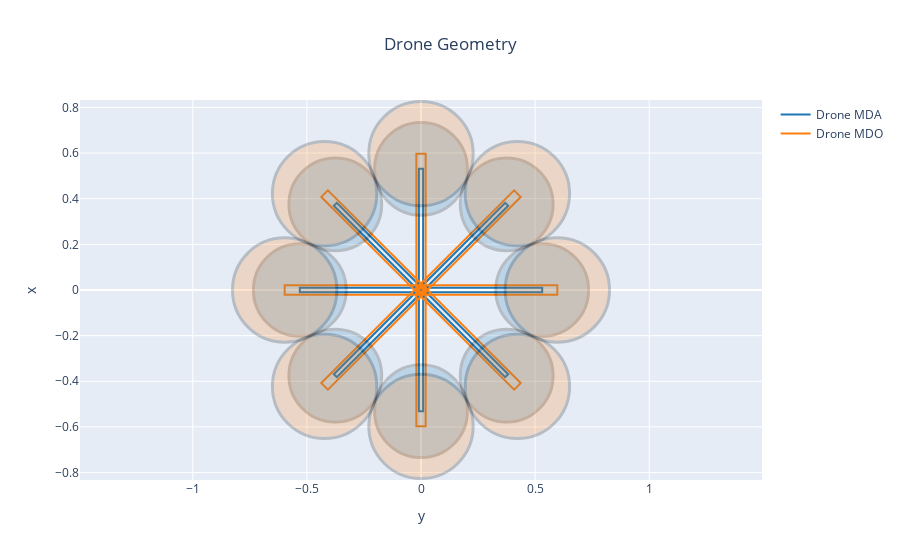

Notebook source saved alongside this figure:
### Code cell
import os.path as pth
from fastoad.io import VariableIO

DATA_FOLDER_PATH = '../data'
WORK_FOLDER_PATH = '../workdir'

MDA_OUTPUT_FILE = pth.join(WORK_FOLDER_PATH, 'problem_outputs_mda.xml')
MDO_OUTPUT_FILE = pth.join(WORK_FOLDER_PATH, 'problem_outputs_mdo.xml')

fig = drone_geometry_plot(MDA_OUTPUT_FILE, name='Drone MDA')
fig = drone_geometry_plot(MDO_OUTPUT_FILE, name='Drone MDO', fig=fig)
fig.show()

### Figure 1 — Plotly figure (JSON) as saved in the notebook; plotly's stock layout.template omitted (floating-point values rounded to 4 significant figures)
{"data": [{"line": {"color": "rgb(31, 119, 180)"}, "mode": "lines", "name": "Drone MDA", "type": "scatter", "uid": "a4a3aeb2-316f-4d2a-bc45-9d8fce1162a5", "x": [0.009384, 0.009384, -0.009384, -0.009384, 0.006635, -0.3688, -0.3821, -0.006635, 5.746e-19, -0.531, -0.531, -5.746e-19, -0.006635, -0.3821, -0.3688, 0.006635, -0.009384, -0.009384, 0.009384, 0.009384, -0.006635, 0.3688, 0.3821, 0.006635, -1.724e-18, 0.531, 0.531, 1.724e-18, 0.006635, 0.3821, 0.3688, -0.006635, 0.009384], "y": [0, 0.531, 0.531, 0, 0.006635, 0.3821, 0.3688, -0.006635, 0.009384, 0.009384, -0.009384, -0.009384, 0.006635, -0.3688, -0.3821, -0.006635, 1.149e-18, -0.531, -0.531, -1.149e-18, -0.006635, -0.3821, -0.3688, 0.006635, -0.009384, -0.009384, 0.009384, 0.009384, -0.006635, 0.3688, 0.3821, 0.006635, 0]}, {"line": {"color": "rgb(255, 127, 14)"}, "mode": "lines", "name": "Drone MDO", "type": "scatter", "uid": "8eaf5427-23ad-4260-b5e6-31ecda08182b", "x": [0.02042, 0.02042, -0.02042, -0.02042, 0.01444, -0.408, -0.4368, -0.01444, 1.251e-18, -0.5974, -0.5974, -1.251e-18, -0.01444, -0.4368, -0.408, 0.01444, -0.02042, -0.02042, 0.02042, 0.02042, -0.01444, 0.408, 0.4368, 0.01444, -3.752e-18, 0.5974, 0.5974, 3.752e-18, 0.01444, 0.4368, 0.408, -0.01444, 0.02042], "y": [0, 0.5974, 0.5974, 0, 0.01444, 0.4368, 0.408, -0.01444, 0.02042, 0.02042, -0.02042, -0.02042, 0.01444, -0.408, -0.4368, -0.01444, 2.501e-18, -0.5974, -0.5974, -2.501e-18, -0.01444, -0.4368, -0.408, 0.01444, -0.02042, -0.02042, 0.02042, 0.02042, -0.01444, 0.408, 0.4368, 0.01444, 0]}], "layout": {"shapes": [{"fillcolor": "rgb(31, 119, 180)", "line": {"color": "black", "width": 3}, "opacity": 0.2, "type": "circle", "x0": 0.3278, "x1": 0.7342, "xref": "x", "y0": -0.2032, "y1": 0.2032, "yref": "y"}, {"fillcolor": "rgb(31, 119, 180)", "line": {"color": "black", "width": 3}, "opacity": 0.2, "type": "circle", "x0": 0.1723, "x1": 0.5787, "xref": "x", "y0": -0.5787, "y1": -0.1723, "yref": "y"}, {"fillcolor": "rgb(31, 119, 180)", "line": {"color": "black", "width": 3}, "opacity": 0.2, "type": "circle", "x0": -0.2032, "x1": 0.2032, "xref": "x", "y0": -0.7342, "y1": -0.3278, "yref": "y"}, {"fillcolor": "rgb(31, 119, 180)", "line": {"color": "black", "width": 3}, "opacity": 0.2, "type": "circle", "x0": -0.5787, "x1": -0.1723, "xref": "x", "y0": -0.5787, "y1": -0.1723, "yref": "y"}, {"fillcolor": "rgb(31, 119, 180)", "line": {"color": "black", "width": 3}, "opacity": 0.2, "type": "circle", "x0": -0.7342, "x1": -0.3278, "xref": "x", "y0": -0.2032, "y1": 0.2032, "yref": "y"}, {"fillcolor": "rgb(31, 119, 180)", "line": {"color": "black", "width": 3}, "opacity": 0.2, "type": "circle", "x0": -0.5787, "x1": -0.1723, "xref": "x", "y0": 0.1723, "y1": 0.5787, "yref": "y"}, {"fillcolor": "rgb(31, 119, 180)", "line": {"color": "black", "width": 3}, "opacity": 0.2, "type": "circle", "x0": -0.2032, "x1": 0.2032, "xref": "x", "y0": 0.3278, "y1": 0.7342, "yref": "y"}, {"fillcolor": "rgb(31, 119, 180)", "line": {"color": "black", "width": 3}, "opacity": 0.2, "type": "circle", "x0": 0.1723, "x1": 0.5787, "xref": "x", "y0": 0.1723, "y1": 0.5787, "yref": "y"}, {"fillcolor": "rgb(255, 127, 14)", "line": {"color": "black", "width": 3}, "opacity": 0.2, "type": "circle", "x0": 0.3688, "x1": 0.826, "xref": "x", "y0": -0.2286, "y1": 0.2286, "yref": "y"}, {"fillcolor": "rgb(255, 127, 14)", "line": {"color": "black", "width": 3}, "opacity": 0.2, "type": "circle", "x0": 0.1938, "x1": 0.651, "xref": "x", "y0": -0.651, "y1": -0.1938, "yref": "y"}, {"fillcolor": "rgb(255, 127, 14)", "line": {"color": "black", "width": 3}, "opacity": 0.2, "type": "circle", "x0": -0.2286, "x1": 0.2286, "xref": "x", "y0": -0.826, "y1": -0.3688, "yref": "y"}, {"fillcolor": "rgb(255, 127, 14)", "line": {"color": "black", "width": 3}, "opacity": 0.2, "type": "circle", "x0": -0.651, "x1": -0.1938, "xref": "x", "y0": -0.651, "y1": -0.1938, "yref": "y"}, {"fillcolor": "rgb(255, 127, 14)", "line": {"color": "black", "width": 3}, "opacity": 0.2, "type": "circle", "x0": -0.826, "x1": -0.3688, "xref": "x", "y0": -0.2286, "y1": 0.2286, "yref": "y"}, {"fillcolor": "rgb(255, 127, 14)", "line": {"color": "black", "width": 3}, "opacity": 0.2, "type": "circle", "x0": -0.651, "x1": -0.1938, "xref": "x", "y0": 0.1938, "y1": 0.651, "yref": "y"}, {"fillcolor": "rgb(255, 127, 14)", "line": {"color": "black", "width": 3}, "opacity": 0.2, "type": "circle", "x0": -0.2286, "x1": 0.2286, "xref": "x", "y0": 0.3688, "y1": 0.826, "yref": "y"}, {"fillcolor": "rgb(255, 127, 14)", "line": {"color": "black", "width": 3}, "opacity": 0.2, "type": "circle", "x0": 0.1938, "x1": 0.651, "xref": "x", "y0": 0.1938, "y1": 0.651, "yref": "y"}], "title": {"text": "Drone Geometry", "x": 0.5}, "xaxis": {"title": {"text": "y"}}, "yaxis": {"scaleanchor": "x", "scaleratio": 1, "title": {"text": "x"}}}}
